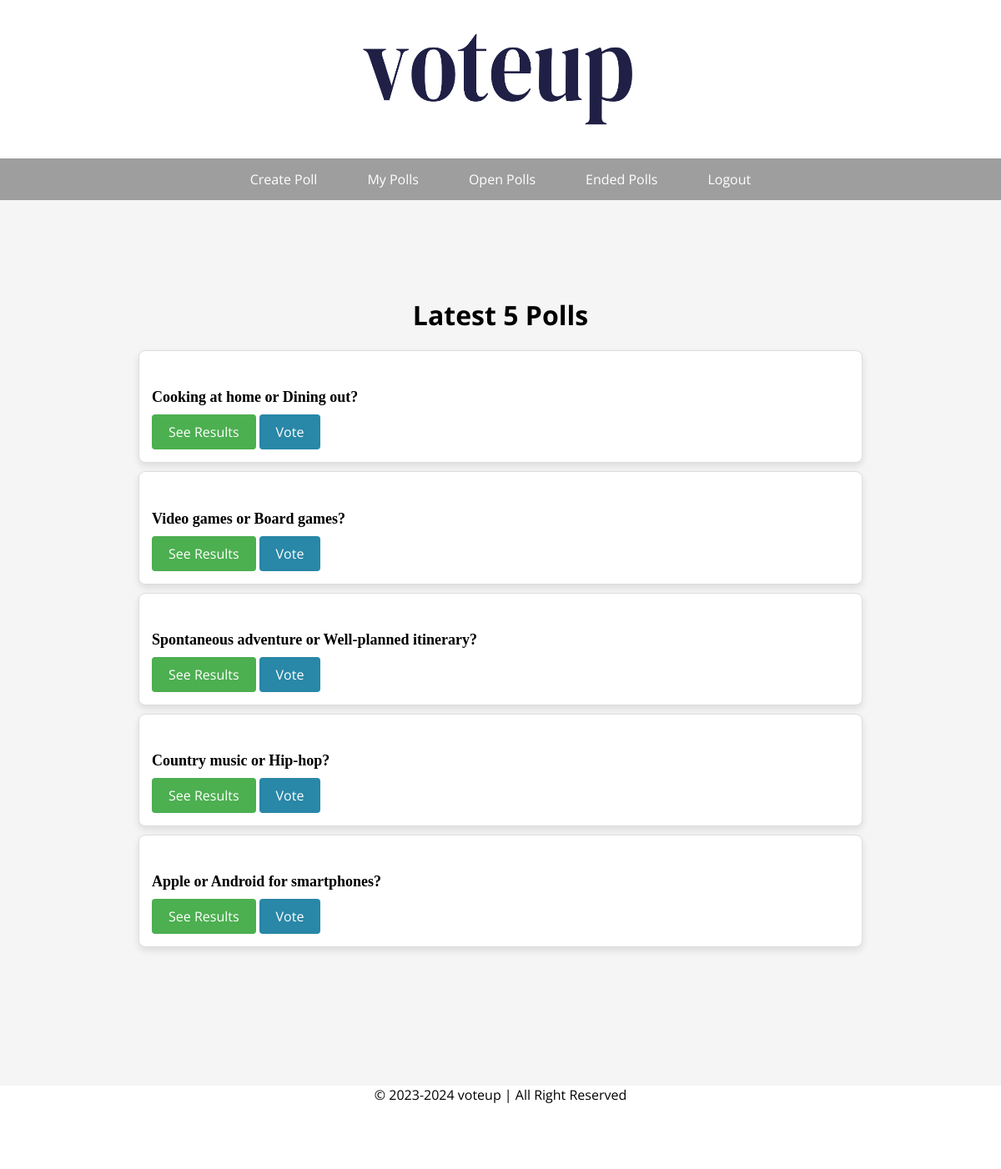
Screenshot of /index.php (signed in) with the database file from the repository.
### tables this page shows
CREATE TABLE `poll` (
  `poll_id` int(11) NOT NULL,
  `creator_id` int(11) DEFAULT NULL,
  `question` varchar(255) DEFAULT NULL,
  `options` varchar(255) DEFAULT NULL,
  `end_date` datetime DEFAULT NULL,
  `s_date` timestamp NOT NULL DEFAULT current_timestamp() ON UPDATE current_timestamp(),
  `status` tinyint(1) NOT NULL
);

### index.php (the view, shortened to what this page needs)
<?php
include("header.php");
?>
    <main>
        <h1> Latest 5 Polls</h1>
        <?php
        require("connection.php");
        $stmt = $db->prepare('SELECT question, poll_id FROM poll WHERE status = 0 ORDER BY poll_id DESC LIMIT 5');
        $stmt->execute();
        $polls = $stmt->fetchAll(PDO::FETCH_ASSOC);
            if ($polls) {
                foreach ($polls as $poll) {
                    ?>
                    <div class="card">
                        <div class="card-body">
                            <div class="card-content">
                                <h5 class="card-title"><?php echo $poll['question']; ?></h5>
                                <div class="card-buttons">
                                    <a href="results.php?poll_id=<?php echo $poll['poll_id'];?>"><button class="result-button">See Results</button></a>
                                    <a href="vote.php?poll_id=<?php echo $poll['poll_id'];?>"><button class="vote-button">Vote</button></a>
                                </div>
                            </div>
                        </div>
                    </div>
                    <?php
                }
    } else {
        echo '<p>No polls for now. : )</p>';
    }
    ?>
    </main>
<?php include("footer.php"); ?>

### style/mainstyle.css (style rules this page uses)
body { margin: 0; padding: 0; }
main { background-color: #F5F5F5; min-height: 500px; padding: 13%; }
h1 { font-family: 'Open Sans', sans-serif; text-align: center; margin-top: -40px; }

### index.php (style rules this page uses)
.card { border: 1px solid #ddd; border-radius: 8px; margin: 10px; padding: 15px; background-color: #fff; box-shadow: 0 4px 8px rgba(0, 0, 0, 0.1); transition: box-shadow 0.3s ease; }
.card-title { font-size: 18px; margin-bottom: 10px; }
.result-button { background-color: #4CAF50; color: white; padding: 10px 20px; text-align: center; text-decoration: none; display: inline-block; font-size: 16px; border: none; border-radius: 4px; cursor: pointer; font-family: 'Open Sans', sans-serif; }
.vote-button { background-color: #2987A7; color: white; padding: 10px 20px; text-align: center; text-decoration: none; display: inline-block; font-size: 16px; border: none; border-radius: 4px; cursor: pointer; font-family: 'Open Sans', sans-serif; }

### rows the page displays
poll: question "Cooking at home or Dining out?"
poll: question "Video games or Board games?"
poll: question "Spontaneous adventure or Well-planned itinerary?"
poll: question "Country music or Hip-hop?"
poll: question "Apple or Android for smartphones?"
